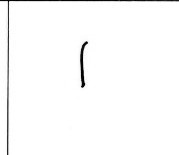
#> input picture dataset/Alif/Alif (111).jpg, 179 x 155 px, found by its file name; its folder holds 4 pictures in this run
$ python main.py
#> lines starting #> are read from the running program, lines starting #| are printed output that depends on the picture
# Author: Wajahat Riaz
# License: Apache-2.0
# Github Link: https://github.com/WajahatRiaz/HandwrittenUrduCharacterRecognition

# Import classifiers and performance metrics
from sklearn.model_selection import train_test_split
from sklearn.ensemble import RandomForestClassifier
from sklearn.tree import DecisionTreeClassifier
from sklearn.svm import LinearSVC
from sklearn.linear_model import LogisticRegression
from sklearn.linear_model import SGDClassifier
from sklearn.preprocessing import StandardScaler
from sklearn.preprocessing import MinMaxScaler
from sklearn.metrics import accuracy_score
from sklearn.metrics import ConfusionMatrixDisplay
from sklearn.metrics import classification_report
from sklearn.metrics import PrecisionRecallDisplay
from sklearn.preprocessing import label_binarize
from sklearn.metrics import roc_curve
from sklearn.metrics import det_curve
from sklearn.metrics import RocCurveDisplay
from sklearn.metrics import roc_auc_score

# Standard scientific Python imports
import matplotlib.image as im
import matplotlib.pyplot as plt
import numpy as np
import pandas as pd
import cv2
import os

PIXELS = 50                     # Macro defining number of pixels
DIMENSIONS = PIXELS * PIXELS    # Defining a resolution for the sample images
TRAINING_SIZE = 0.30            # By convention 30% of dataset will be used for testing

dataset_alif = []               # List declared to store image vectors of alif
dataset_bay = []                # List declared to store image vectors of bay
dataset_jeem = []               # List declared to store image vectors of jeem
dataset_daal = []               # List declared to store image vectors of daal

images_of_alif = 0              # To keep track of number of alif images read from folder
images_of_bay = 0               # To keep track of number of bay images read from folder
images_of_jeem = 0              # To keep track of number of jeem images read from folder
images_of_daal = 0              # To keep track of number of daal images read from folder

# reading images of alif from the folder
for filename in os.listdir("D:\\HandwrittenUrduCharacterRecognition\\dataset\\Alif\\"):

    img=cv2.imread("D:\\HandwrittenUrduCharacterRecognition\\dataset\\Alif\\" + filename , cv2.IMREAD_GRAYSCALE)
#> img is the input picture: shape (155, 179); min 0, max 255, mean 250.3

    cv2.imwrite("D:\\HandwrittenUrduCharacterRecognition\\dataset\\Alif\\" + filename , img)

    img_50x50 = cv2.resize(img,(PIXELS,PIXELS))
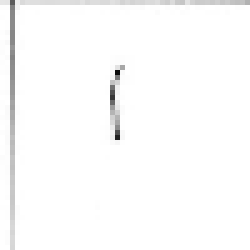
#> img_50x50: shape (50, 50) (shown 5 times larger); min 10, max 255, mean 251.4
    img_instance = img_50x50.flatten()
#> img_instance = 2500 values, max 255 at index 54, min 10 at index 723, mean 251.4

    if DIMENSIONS != img_instance.size:
        print("image pixel error")

    dataset_alif.append(img_instance)
    images_of_alif = images_of_alif + 1
#> pass 2 of the loop `for filename in os.listdir("D:\\HandwrittenUrduCharacterRecognition\\d..`:
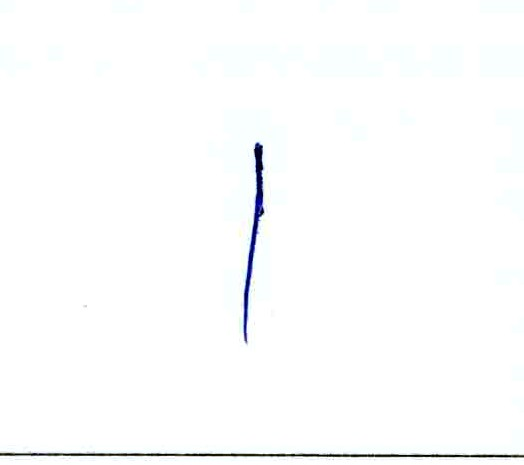
#> input picture dataset/Alif/Alif (138).jpg, 524 x 465 px, found by its file name
#> img: shape (465, 524)
#> `img_50x50 = cv2.resize(img,(PIXELS,PIXELS))`:
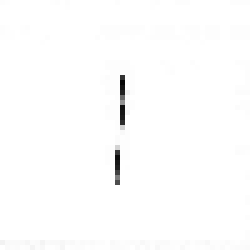
#> img_50x50: shape (50, 50) (shown 5 times larger); min 5, max 255, mean 253.2
#> img_instance = 2500 values, max 255 at index 2, min 5 at index 824, mean 253.2
#> pass 3 of the loop `for filename in os.listdir("D:\\HandwrittenUrduCharacterRecognition\\d..`:
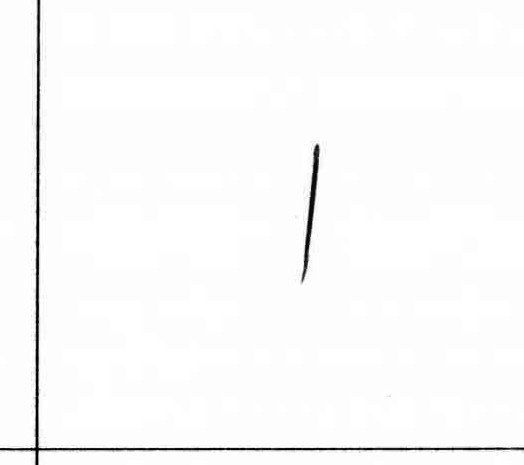
#> input picture dataset/Alif/Alif (142).jpg, 524 x 465 px, found by its file name
#> img is the input picture: shape (465, 524); min 0, max 255, mean 250.1
#> `img_50x50 = cv2.resize(img,(PIXELS,PIXELS))`:
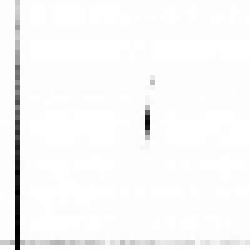
#> img_50x50: shape (50, 50) (shown 5 times larger); min 0, max 255, mean 248.9
#> img_instance = 2500 values, max 255 at index 56, min 0 at index 2303, mean 248.9
#> the loop made 4 passes; the first 3 are shown

# Generating matrix from list
data1 = np.empty([images_of_alif, DIMENSIONS], dtype = list)
for i in range(images_of_alif):
    data1[i] = dataset_alif[i]

# reading images of bay from the folder
#> (the run stopped early here; a loop or call above may not have finished)
